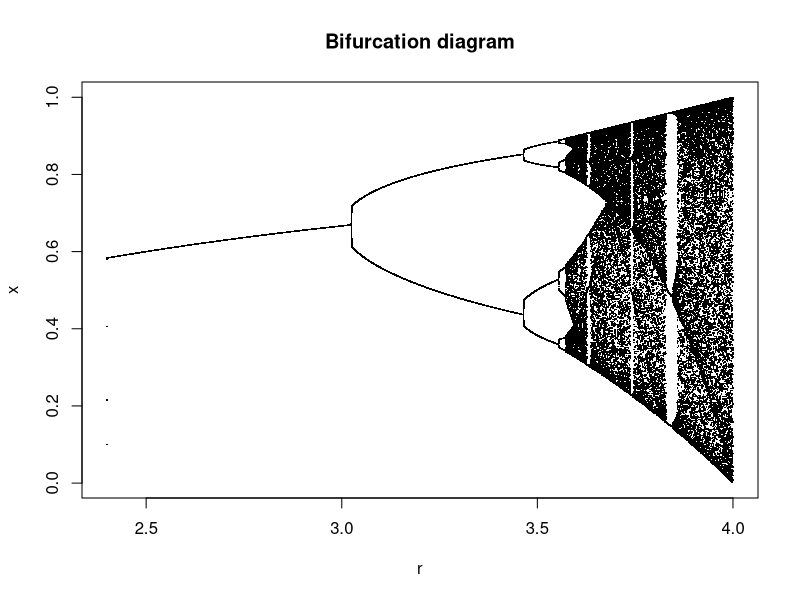

R code for this plot:
## Author: Indranil Ghosh, Physics Department, Jadavpur University

x <- c(0.1)
r <- c(2.4)
dr <- 0.00001
for (i in 2:160001) {
  x <- c(x, r[i - 1]*x[i - 1]*(1 - x[i - 1]))
  r <- c(r, r[i - 1]+dr)
}
plot(r, x, type="p", cex=0.2, pch=15, main="Bifurcation diagram")

